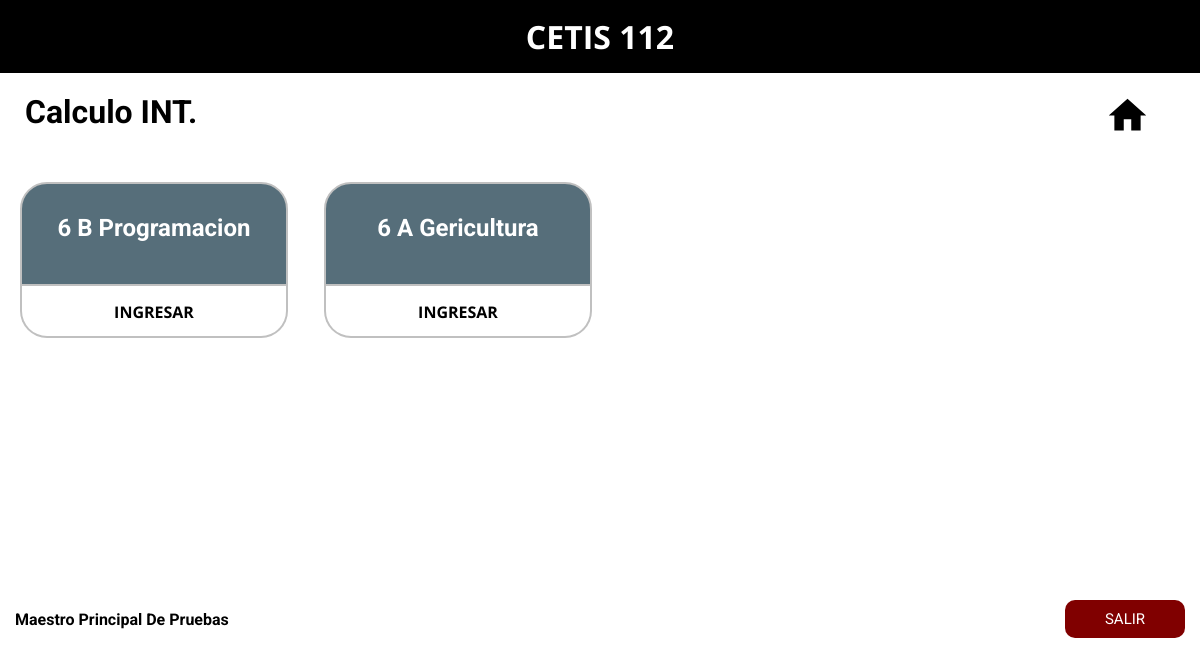
The page /Docente/docenteGrupos.php?mat=Calculo INT. (signed in) on the database its author committed.
### tables this page shows
CREATE TABLE `ynagrupos` (
  `id_grupos` int(11) NOT NULL,
  `semestre` int(11) NOT NULL,
  `grupo` text NOT NULL,
  `especialidad` text NOT NULL,
  `turno` text NOT NULL
);

### Docente/docenteGrupos.php (the view, shortened to what this page needs)
<?php
	if (isset($_SESSION['docente'])) {
		$p = $_SESSION['docente'];
		$a1 = $_SESSION['apellidodocente'];
		$a2 = $_SESSION['apellidodosdocente'];
		$identi = $_SESSION['identificadordocente'];
		$v1 = $_GET['mat'];
	} else {
		header("Location: ../index.php");
	}
	$conexion = mysqli_connect("localhost","root","","yna") or die ("problemas con la conexion");
	$sacaid = mysqli_query($conexion,"SELECT `id_asignatura` FROM `ynaasignatura` WHERE `materia` = '". $v1 ."' ");
	if ($rew = mysqli_fetch_array($sacaid)) {
		$indanti = $rew['id_asignatura'];
	}
	$sacagrupos = mysqli_query($conexion,"SELECT  ynagrupos.id_grupos, ynagrupos.semestre,ynagrupos.grupo,ynagrupos.especialidad
										  FROM ynagrupos
										  JOIN ynadocentesasignatura
									   	  ON ynagrupos.id_grupos = ynadocentesasignatura.id_grupos
										  where ynadocentesasignatura.id_docente = '".$identi."' AND ynadocentesasignatura.id_asignatura = '".$indanti."'");
 ?>
<!DOCTYPE html>
<html>
<head>
	<link rel="stylesheet" type="text/css" href="../CSS/grupos.css">
</head>
<body>
	<header>
		<h1>CETIS 112</h1>
	</header>
	<div class="inicio" id="in">
		<h1 class="Materia"><?php echo $v1 ?></h1>
		<a href="docente.php"><img src="../CSS/home.svg"></a>
	</div>
	<div class="menu" id="menu">
		<?php
			while ($mostrara= mysqli_fetch_array($sacagrupos)) {
		 ?>
		<div class='Bx-mayor'>
			<div class='bx-img'><h2 class='Mt-name'><?php echo $mostrara['semestre']." ".$mostrara['grupo']." ".$mostrara['especialidad'] ?></h2></div>
			<div class='bx-btn'><center><a href='docenteLista.php?mat=<?php echo $v1 ?>&pat=<?php echo $mostrara['id_grupos'] ?>' class='btn-inicio'>INGRESAR</a></center></div>
		</div>
		<?php } ?>
	</div>
	<div class="salir">
		<p class="perfil" id="p"><?php echo $p. " " .$a1. " " .$a2 ?></p>
		<input type="button" value="SALIR" class="out" onclick="location.href='../logout.php'">
	</div>
</body>
</html>

### CSS/grupos.css (style rules this page uses)
* { margin: 0; padding: 0; }
header { width: 100%; padding-bottom: 15px; padding-top: 15px; background-color:black; color: white; display: flex; justify-content: center; font-family: 'Open Sans', sans-serif; }
.inicio { width:100%; display: flex; justify-content: space-between; position: relative; margin-top:20px; margin-bottom: 20px; }
.inicio img { position: relative; right: 50px; width: 45px; }
.Materia { font-family: 'Roboto', sans-serif; position: relative; left:25px; }
.menu { width: 100%; display: flex; flex-wrap: wrap; }
.Bx-mayor { width: 22%; height: 150px; margin: 20px; background-color: white; border-radius: 30px 30px 30px 30px; }
.bx-img { width: 100%; height: 100px; background-color: #566E7A; background-size: 100%; border-radius: 27px 27px 0px 0px; border:solid; border-width: 2px; border-color:#C0C0C0; display: flex; justify-content: center; }
.bx-btn { width: 100%; height: 50px; border:solid; border-top: 0; border-width: 2px; border-color:#C0C0C0; border-radius: 0px 0px 27px 27px; }
.btn-inicio { text-decoration: none; color: black; position: relative; top: 15px; font-family: 'Open Sans', sans-serif; font-weight: bold; }
.Mt-name { color: white; position: relative; top: 30px; font-family: 'Roboto', sans-serif; }
.salir { width: 100%; padding-top: 15px; padding-bottom: 15px; position: relative; top: 233px; display: flex; justify-content: space-between; }
.perfil { font-weight: bold; position: relative; margin-left: 15px; top: 10px; font-family: 'Roboto', sans-serif; }
.out { width: 10%; background:#800000; padding: 10px; border-radius: 10px 10px 10px 10px; border:none; color: white; font-size: 15px; cursor: pointer; position: relative; margin-right:15px; font-family: 'Roboto', sans-serif; }

### rows shown on the page
ynagrupos: semestre "6", grupo "B", especialidad "Programacion"
ynagrupos: semestre "6", grupo "A", especialidad "Gericultura"

### other values the page prints
$v1 "Calculo INT."
$p "Maestro"
$a1 "Principal"
$a2 "De Pruebas"
